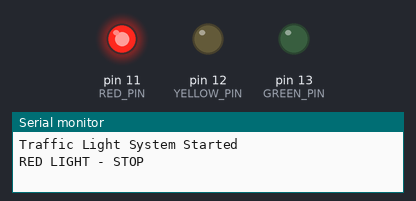
Simulated run of this sketch. Board: Arduino Uno, built with avr-gcc and run on an emulated ATmega328P. Parts: output pins drawn as LEDs (lit = HIGH), the last lines printed to the serial monitor.

Above: at 2.5 s.
At 7.5 s:
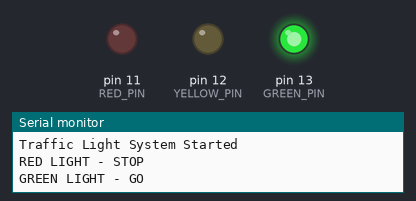
At 11.0 s:
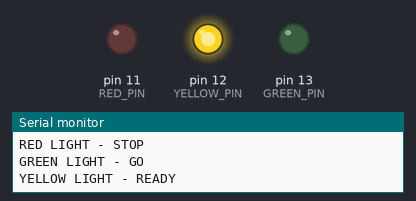
Timing chart, 0 to 15.6 s (numbered marks = the images above):
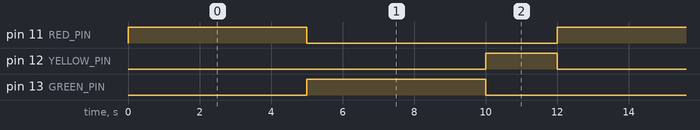

The sketch:

sketch_oct8a.ino
```cpp
// Traffic Light System using #define
#define RED_PIN 11
#define YELLOW_PIN 12
#define GREEN_PIN 13

// Timing definitions (in milliseconds)
#define RED_TIME 5000       // 5 seconds red
#define YELLOW_TIME 2000    // 2 seconds yellow
#define GREEN_TIME 5000     // 5 seconds green

void setup() {
  // Initialize LED pins as outputs
  pinMode(RED_PIN, OUTPUT);
  pinMode(YELLOW_PIN, OUTPUT);
  pinMode(GREEN_PIN, OUTPUT);

  // Initialize serial monitor
  Serial.begin(9600);
  Serial.println("Traffic Light System Started");
}

void loop() {
  // Red light phase
  Serial.println("RED LIGHT - STOP");
  digitalWrite(RED_PIN, HIGH);
  digitalWrite(YELLOW_PIN, LOW);
  digitalWrite(GREEN_PIN, LOW);
  delay(RED_TIME);

  // Green light phase
  Serial.println("GREEN LIGHT - GO");
  digitalWrite(RED_PIN, LOW);
  digitalWrite(YELLOW_PIN, LOW);
  digitalWrite(GREEN_PIN, HIGH);
  delay(GREEN_TIME);

  // Yellow light phase
  Serial.println("YELLOW LIGHT - READY");
  digitalWrite(RED_PIN, LOW);
  digitalWrite(YELLOW_PIN, HIGH);
  digitalWrite(GREEN_PIN, LOW);
  delay(YELLOW_TIME);
}
```

Measured:
- by itself, pin 11 (RED_PIN), pin 13 (GREEN_PIN): alternates HIGH for 5.0 s and LOW for 7.0 s
- by itself, pin 12 (YELLOW_PIN): alternates HIGH for 2.0 s and LOW for 10.0 s
- by itself, everything shown: repeats every 12.0 s, in 3 steps
